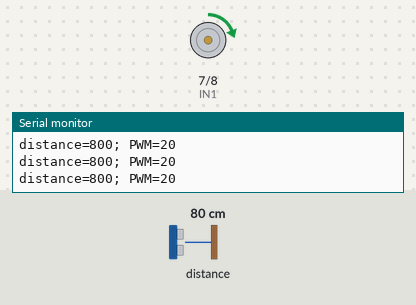
Bench run of a sketch on a simulated Arduino Uno, built with avr-gcc and run on an emulated ATmega328P. Parts: motor-driver pin pairs drawn as motors (green arrow = first pin HIGH = forward, orange = second pin HIGH = backward, longer = more drive, scaled by the enable pin), the last lines printed to the serial monitor. The inputs (shaded band) are chosen by the test bench; at power-on: distance to the obstacle 80 cm.

Above: at 1.2 s.
1.3 s: distance to the obstacle set to 2 cm
At 2.7 s:
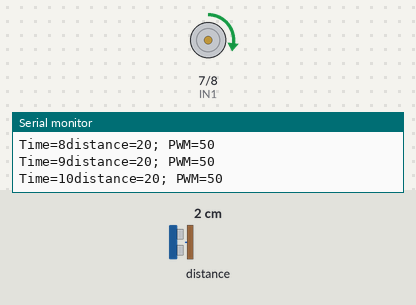
3.1 s: distance to the obstacle set to 6 cm
At 4.1 s:
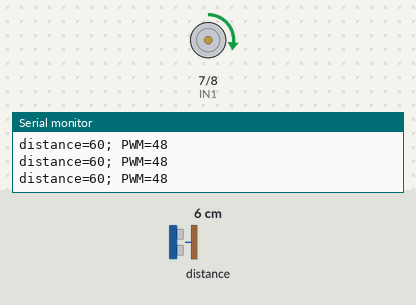
4.6 s: distance to the obstacle set to 250 cm
At 5.5 s:
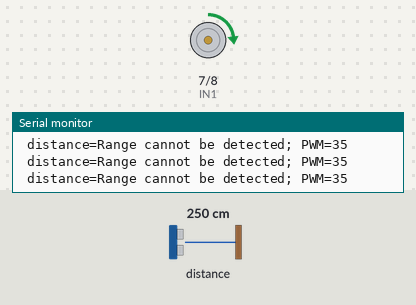
Timing chart, 0 to 7.6 s (numbered marks = the images above; inputs shaded):
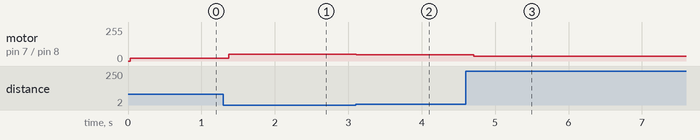

Measured:
- after the input at 1.3 s, motor on pin 7 (IN1) / pin 8 (IN2): forward 20/255 → forward 50/255 after 0.07 s
- after the input at 3.1 s, motor on pin 7 (IN1) / pin 8 (IN2): forward 50/255 → forward 48/255 at once
- after the input at 4.6 s, motor on pin 7 (IN1) / pin 8 (IN2): forward 48/255 → forward 35/255 after 0.11 s

The sketch:

main_code.ino
```cpp
#include <Wire.h>
#include <VL53L0X.h>

VL53L0X sensor;  //for laser distance sensor CJVL 53L0X v2

int ENA = 5;
int IN1= 7;
int IN2= 8;
int Clock = A5;
int Data = A4;
int distance;
int i=0;
int PWM=0;
void setup() {
  pinMode (IN1,OUTPUT);
  pinMode (IN2, OUTPUT);
  pinMode (ENA, OUTPUT) ;
  Serial.begin (9600);
  Wire.begin();
  pinMode (Data, INPUT);
  pinMode (Clock, INPUT);
  sensor.init();
  sensor.setTimeout(1000);
}

void tof() {

  distance = (sensor.readRangeSingleMillimeters());

  if (distance <2000){
  int PWM=distance;
  PWM= map (PWM,0,1300,50,0);     // mapping the distance sensor values into PWM signals using Map function
  Serial.print ("distance=");Serial.print(distance); Serial.print("; PWM=");Serial.print(PWM);
  Serial.println();
  digitalWrite(IN1, HIGH);
  digitalWrite(IN2,LOW);
  analogWrite(ENA, PWM);

  } else {
    int PWM=35;
    digitalWrite(IN1, HIGH);
    digitalWrite(IN2,LOW);
    analogWrite(ENA,PWM);
    Serial.print(" distance=Range cannot be detected");  Serial.print("; PWM="); Serial.print(PWM);
    Serial.println();

  }

}

void loop() {
  tof();

  delay(100);
  //Serial.print(distance);
  //Serial.println();
  if (distance<50){
    i=i+1;
    Serial.print("Time="); Serial.print(i); //Serial.print("sec");
  } else
 {
  i=0;
 }
  if (i>25){
  analogWrite(ENA,0);
  }
}
```
